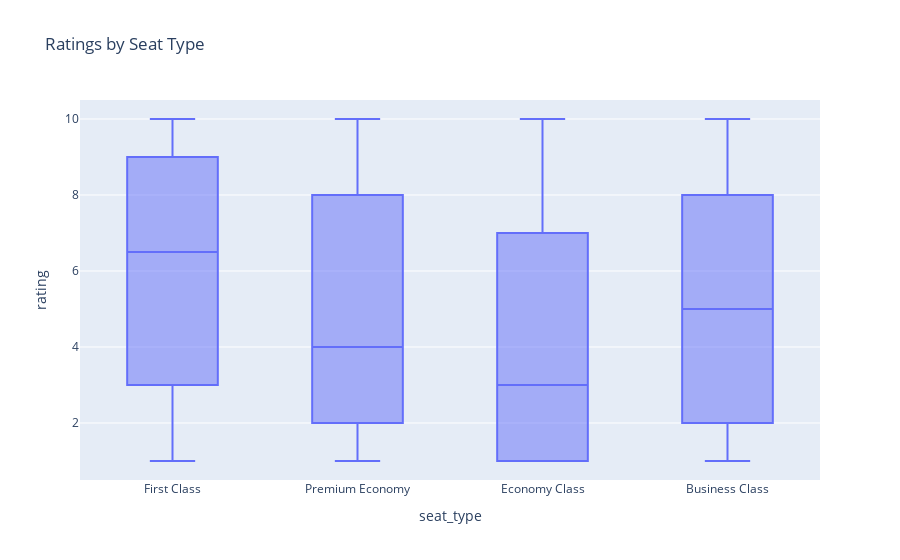

Notebook source saved alongside this figure:
### Code cell
# plot ratings by customer type
fig = px.box(reviews_df, x='seat_type', y='rating', title='Ratings by Seat Type')
fig.show()

### Figure 1 — Plotly figure (JSON) as saved in the notebook; plotly's stock layout.template omitted (floating-point values rounded to 4 significant figures; data arrays with more than 128 entries replaced by an {"elided": "..."} marker saying what was removed)
{"data": [{"alignmentgroup": "True", "hovertemplate": "seat_type=%{x}<br>rating=%{y}<extra></extra>", "legendgroup": "", "marker": {"color": "#636efa"}, "name": "", "notched": false, "offsetgroup": "", "orientation": "v", "showlegend": false, "type": "box", "x": {"elided": "3894 str values"}, "x0": " ", "xaxis": "x", "y": {"elided": "3894 int values"}, "y0": " ", "yaxis": "y"}], "layout": {"boxmode": "group", "legend": {"tracegroupgap": 0}, "title": {"text": "Ratings by Seat Type"}, "xaxis": {"anchor": "y", "domain": [0, 1], "title": {"text": "seat_type"}}, "yaxis": {"anchor": "x", "domain": [0, 1], "title": {"text": "rating"}}}}
